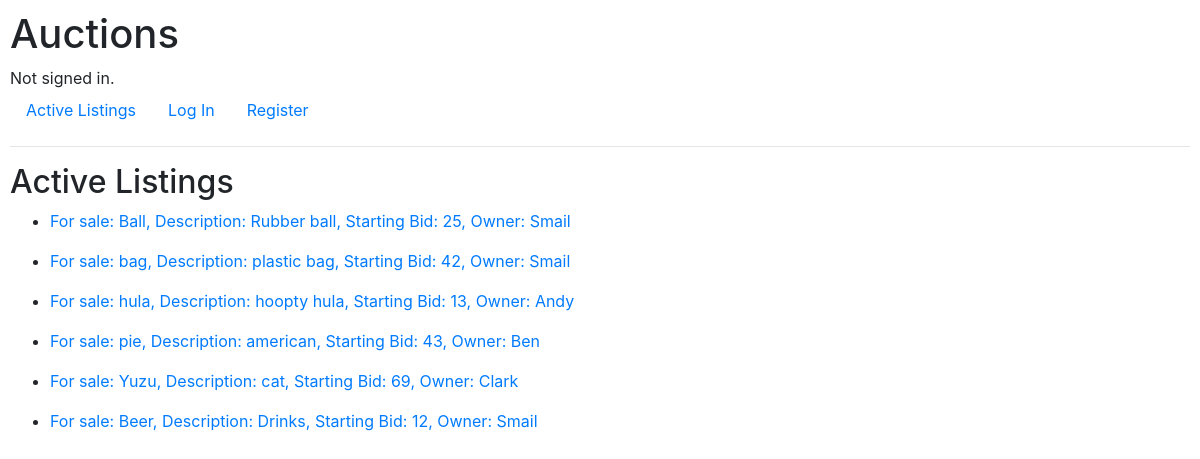
The page / on the database its author committed.
### auctions/models.py (models this page shows, shortened)
class Listing(models.Model):
    title = models.CharField(max_length=64)
    description = models.CharField(max_length=64)
    starting_bid = models.IntegerField(validators=[MinValueValidator(0)])
    image = models.URLField(blank=True)
    category = models.CharField(max_length=64, blank=True)
    closed = models.BooleanField(default=False)
    owner = models.ForeignKey(User, on_delete=models.CASCADE, related_name="sellers")
    winner = models.ForeignKey(User, on_delete=models.CASCADE, related_name="bids_won", null=True, blank=True)

class User(AbstractUser):
    def __str__(self):
        return f"{self.username} "

### auctions/views.py (the view)
# urls.py: path("", views.index, name="index"),
def index(request):
    return render(request, "auctions/index.html", {
        "listings": Listing.objects.all()
        })

### auctions/templates/auctions/index.html
{% extends "auctions/layout.html" %}
{% block body %}
    <h2>Active Listings</h2>
    <ul>
        {% for listing in listings %}
            <li>
                <a href="{% url 'listing' listing.id %}"><p>
                    For sale: {{ listing.title }}, Description: {{ listing.description }},
                    Starting Bid: {{ listing.starting_bid }}, Owner: {{listing.owner}}
                </p></a>
            </li>
        {% endfor %}
    </ul>
{% endblock %}

### auctions/static/auctions/styles.css (style rules this page uses)
body { padding: 10px; }

### rows shown on the page
Listing: title "Ball", description "Rubber ball", starting_bid "25", owner "Smail"
Listing: title "bag", description "plastic bag", starting_bid "42", owner "Smail"
Listing: title "hula", description "hoopty hula", starting_bid "13", owner "Andy"
Listing: title "pie", description "american", starting_bid "43", owner "Ben"
Listing: title "Yuzu", description "cat", starting_bid "69", owner "Clark"
Listing: title "Beer", description "Drinks", starting_bid "12", owner "Smail"
